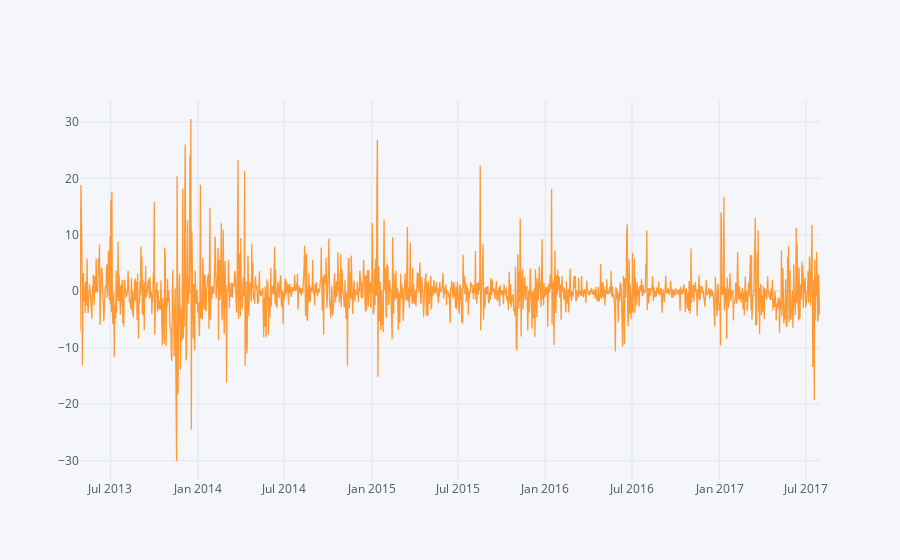

Notebook cell for this chart:
### Code cell
data['Close_price_pct_change'].iplot()

### Figure 1 — Plotly figure (JSON) as saved in the notebook; plotly's stock layout.template omitted (floating-point values rounded to 4 significant figures; data arrays with more than 128 entries replaced by an {"elided": "..."} marker saying what was removed)
{"data": [{"line": {"color": "rgba(255, 153, 51, 1.0)", "dash": "solid", "shape": "linear", "width": 1.3}, "mode": "lines", "name": "Close_price_pct_change", "text": "", "type": "scatter", "x": {"elided": "1556 str values"}, "y": {"elided": "1556 mixed values"}}], "layout": {"autosize": true, "legend": {"bgcolor": "#F5F6F9", "font": {"color": "#4D5663"}}, "paper_bgcolor": "#F5F6F9", "plot_bgcolor": "#F5F6F9", "title": {"font": {"color": "#4D5663"}}, "xaxis": {"autorange": true, "gridcolor": "#E1E5ED", "range": ["2013-04-28", "2017-07-31"], "showgrid": true, "tickfont": {"color": "#4D5663"}, "title": {"font": {"color": "#4D5663"}, "text": ""}, "type": "date", "zerolinecolor": "#E1E5ED"}, "yaxis": {"autorange": true, "gridcolor": "#E1E5ED", "range": [-33.42, 33.86], "showgrid": true, "tickfont": {"color": "#4D5663"}, "title": {"font": {"color": "#4D5663"}, "text": ""}, "type": "linear", "zerolinecolor": "#E1E5ED"}}}
